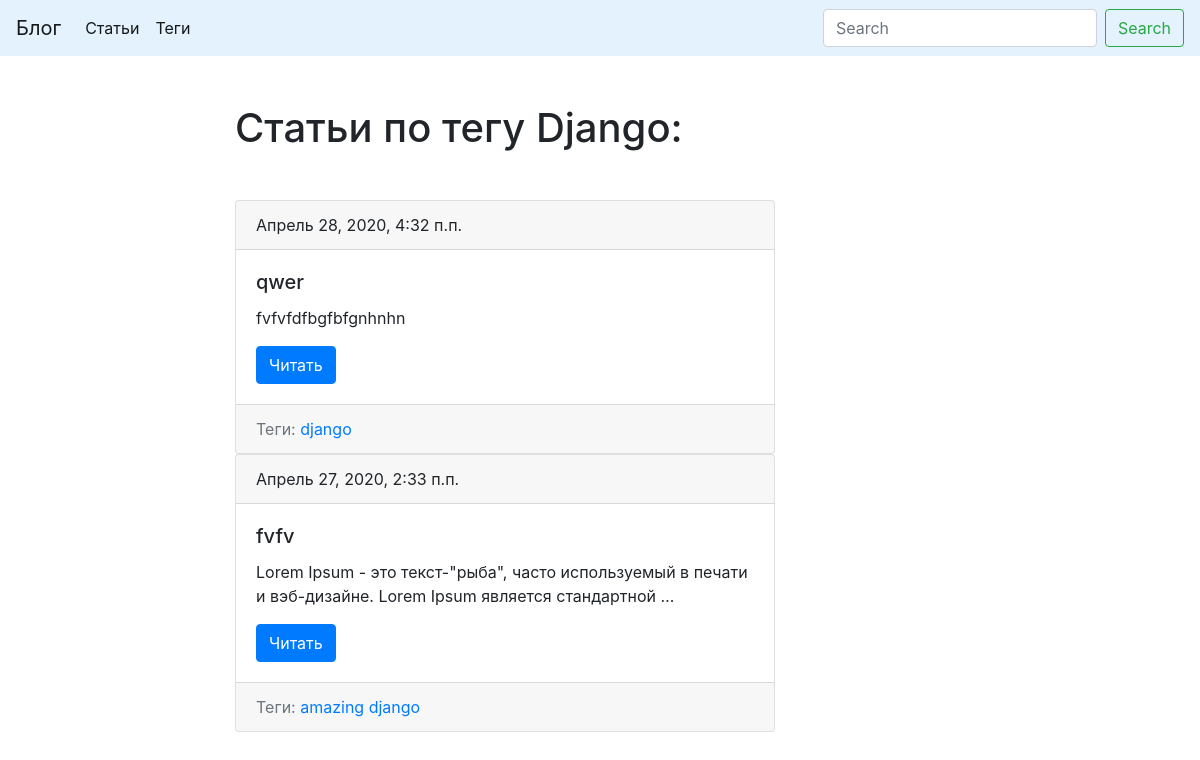
Page /tag/django/ on the earlier database version.
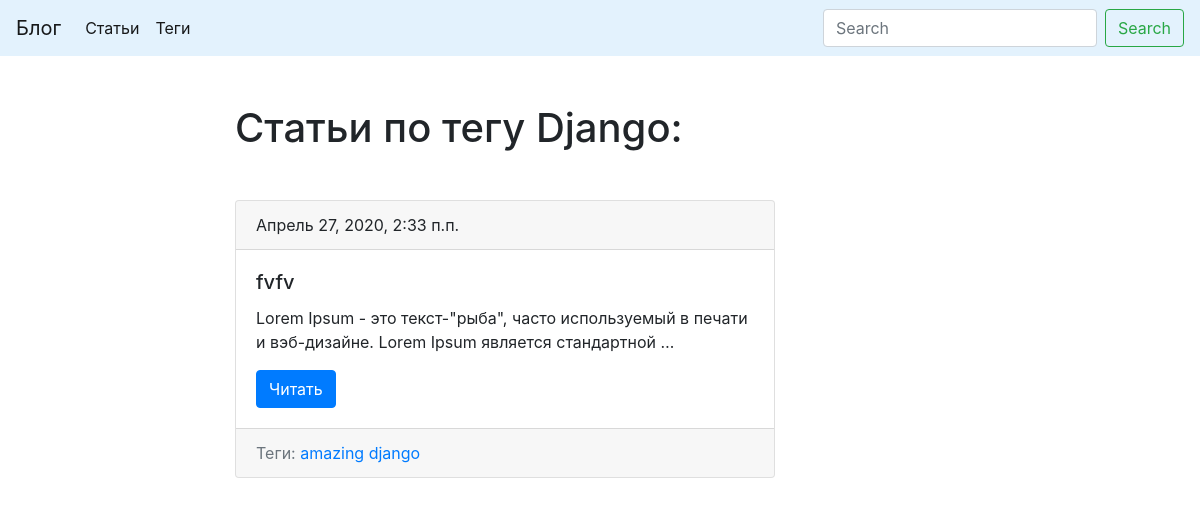
Same page on the later database version.
### blog/models.py (models this page shows, shortened)
class Tag(models.Model):
    title = models.CharField('Заголовок', max_length=50)
    slug = models.SlugField('URL', max_length=50, unique=True)
    def __str__(self):
        return self.title
    def get_absolute_url(self):
        return reverse('tag_detail_url', kwargs={'slug': self.slug})
    class Meta:
        ordering = ('title',)
        verbose_name = 'Тег'
        verbose_name_plural = 'Теги'

class Post(models.Model):
    title = models.CharField('Заголовок', max_length=150, db_index=True)
    slug = models.SlugField('URL', max_length=100, unique=True, blank=True)
    text = models.TextField('Описание', max_length=5000, db_index=True)
    publish_date = models.DateTimeField('Дата публикации', auto_now_add=True)
    tags = models.ManyToManyField(
        'Tag',
        blank=True,
        related_name='posts',
    )
    def get_absolute_url(self):
        return reverse('post_detail_url', kwargs={'slug': self.slug})
    def __str__(self):
        return self.title
    class Meta:
        ordering = ('-publish_date',)
        verbose_name = 'Статья'
        verbose_name_plural = 'Статьи'

### blog/views.py (the view)
# urls.py: path('tag/<str:slug>/', TagDetail.as_view(), name='tag_detail_url'),
class TagDetail(DetailMixin, View):
    model = Tag
    template = 'blog/tag_detail.html'

### blog/utils.py (called while the page is built)
    def get(self, request, slug):
        obj = get_object_or_404(self.model, slug__iexact=slug)
        return render(request, self.template, context={
            self.model.__name__.lower(): obj,
            'admin_object': obj,
            'detail': True,
        })

### templates/blog/tag_detail.html (shortened to what this page needs)
{% extends 'blog/base.html' %}
{% block content %}
    <h1 class="mb-5">Статьи по тегу {{ tag|title }}:</h1>
    {% for post in tag.posts.all %}
        {% include 'blog/includes/card.html' %}
    {% endfor %}
{% endblock %}

### templates/blog/base.html (shortened to what this page needs)
{% load static %}
<!DOCTYPE html>
<html lang="en">
<head>
    <link rel="stylesheet" href="https://stackpath.bootstrapcdn.com/bootstrap/4.4.1/css/bootstrap.min.css">
    <link rel="stylesheet" href="{% static 'css/styles.css' %}">
</head>
<body>
<nav class="navbar navbar-expand-lg navbar-light" style="background-color: #e3f2fd;">
  <a class="navbar-brand" href="">Блог</a>
  <div class="collapse navbar-collapse" id="navbarSupportedContent">
    <ul class="navbar-nav mr-auto">
      <li class="nav-item active">
        <a class="nav-link" href="{% url 'post_list_url' %}">Статьи</a>
      </li>
      <li class="nav-item active">
        <a class="nav-link" href="{% url 'tag_list_url' %}">Теги</a>
      </li>
    </ul>
    <form class="form-inline my-2 my-lg-0" action="{% url 'post_list_url' %}">
      <input class="form-control mr-sm-2" type="search" placeholder="Search" aria-label="Search" name="search">
      <button class="btn btn-outline-success my-2 my-sm-0" type="submit">Search</button>
    </form>
  </div>
</nav>
<div class="container mt-5">
    <div class="row">
        <div class="col-6 offset-md-2">
            {% block content %}{% endblock %}
            <br>
        </div>
    </div>
</div>
</body>
</html>

### templates/blog/includes/card.html
<div class="card">
    <div class="card-header">
        {{ post.publish_date }}
    </div>
    <div class="card-body">
        <h5 class="card-title">{{ post }}</h5>
        <p class="card-text">{{ post.text|truncatewords:15 }}</p>
        <a href="{{ post.get_absolute_url }}" class="btn btn-primary">Читать</a>
    </div>
    <div class="card-footer text-muted">
        Теги:
        {% for tag in post.tags.all %}
            <a href="{{ tag.get_absolute_url }}">{{ tag }}</a>
        {% endfor %}
    </div>
</div>

Differences in the rows shown:
removed Post: publish_date "Апрель 28, 2020, 4:32 п.п.", title "qwer", text "fvfvfdfbgfbfgnhnhn", Tag (title "django")
